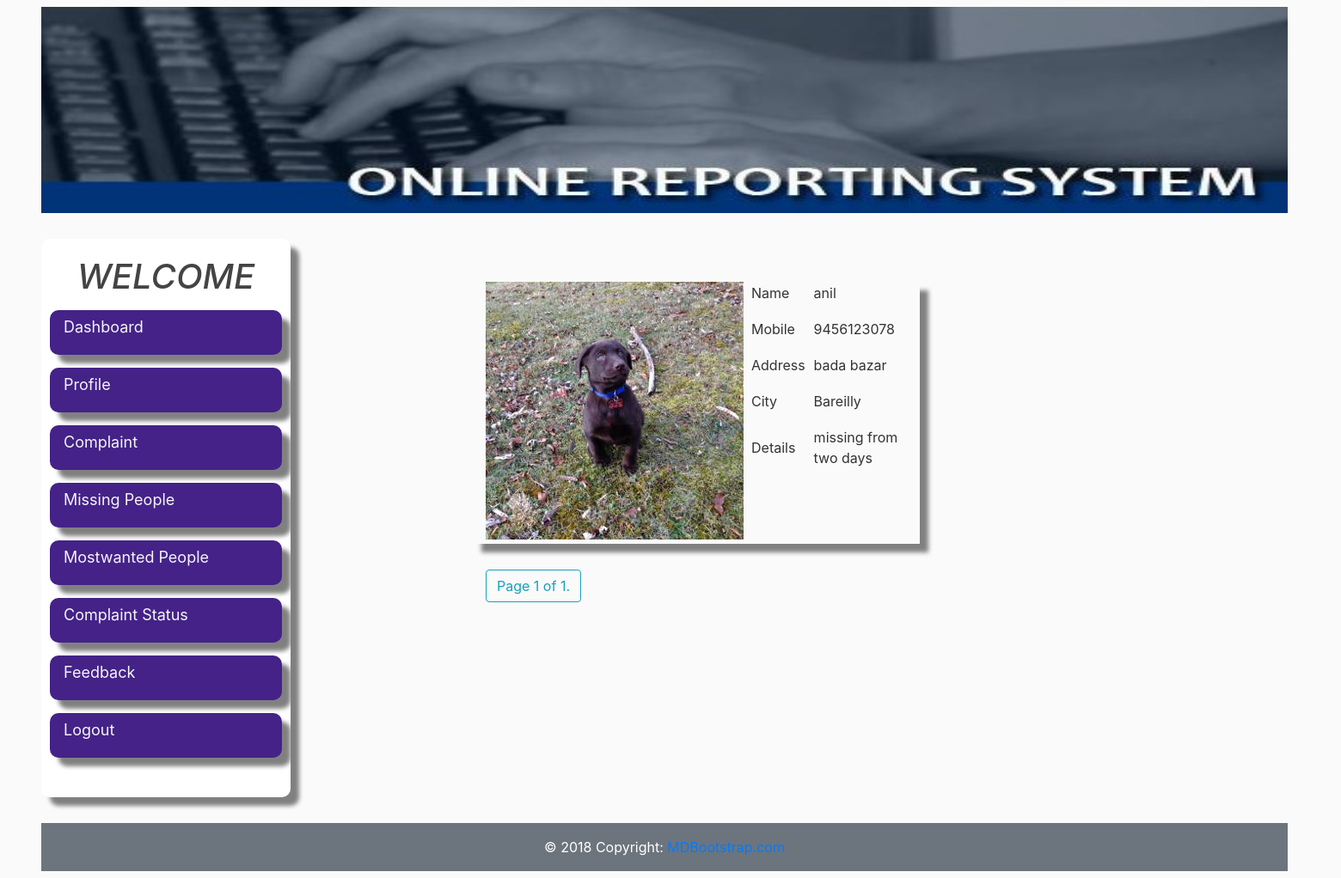
Screenshot of /pmissing/ (signed in) with the database file from the repository.
### Police/models.py (models this page shows, shortened)
class Missing(models.Model):
    name = models.CharField(max_length=20)
    mobile = models.IntegerField(default=0)
    address = models.CharField(max_length=80)
    city = models.CharField(max_length=20)
    image = models.ImageField(upload_to='missing_people', blank=True)
    details = models.CharField(max_length=100)

### Usersapp/views.py (the view)
# urls.py: path("pmissing/",views.pmissing, name='pmissing'),
@login_required
def pmissing(request):
    missing_list = Missing.objects.all()
    paginator = Paginator(missing_list, 2)
    page = request.GET.get('page')
    datas = paginator.get_page(page)
    return render(request,'Usersapp/missingpeople.html',{'datas': datas})

### Usersapp/templates/Usersapp/missingpeople.html (shortened to what this page needs)
{% extends "Usersapp/layout2.html" %}
{% block content %}
{% load static %}
{% for data in datas %}
<div  style="height: 630px;">
<div class="container mb-4" style="margin-top:80px; margin-left:550px; box-shadow: 10px 10px 5px grey;width:520px; height: 305px">
  <div class="media">
    <img alt="pic"  src="{{ data.image.url}}">
    <div class="media-body ml-2">
      <table>
        <tr>
          <td><p>Name</p></td>
          <td><p class="ml-2">{{data.name}}</p></td>
        </tr>
        <tr>
          <td><p>Mobile</p></td>
          <td><p class="ml-2">{{data.mobile}}</p></td>
        </tr>
        <tr>
          <td><p>Address</p></td>
          <td><p class="ml-2">{{data.address}}</p></td>
        </tr>
        <tr>
          <td><p>City</p></td>
          <td><p class="ml-2">{{data.city}}</p></td>
        </tr>
        <tr>
          <td><p>Details</p></td>
          <td><p class="ml-2">{{data.details}}</p></td>
        </tr>
      </table>
    </div>
  </div>
</div>
  {% endfor %}
  <div class="container " style="margin-top:30px; margin-left:550px">
      <span class="step-links">
          <span class="current btn btn-outline-info mb-4">
              Page {{ datas.number }} of {{ datas.paginator.num_pages }}.
          </span>
      </span>
  </div>
  </div>
{% endblock content %}

### Usersapp/static/Usersapp/main.css (style rules this page uses)
body { background: #fafafa; color: #333333; }

### rows the page displays
Missing: image (picture), name "anil", mobile "9456123078", address "bada bazar", city "Bareilly", details "missing from two days"

### other values shown
{{ datas.number }} "1"
{{ datas.paginator.num_pages }} "1"
